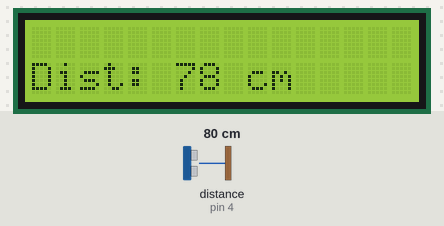
The sketch below on a simulated Arduino Uno, built with avr-gcc and run on an emulated ATmega328P. Shown: 16×2 character LCD. Wiring (inferred from the names in the program): ultrasonic range finder: trigger pin 3; echo pin 4. The test bench sets the inputs (shaded band); at power-on: distance to the obstacle (sensor on pin 4) 80 cm. The echo pulse lasts 58.3 µs per cm; what the sketch prints to the serial monitor is not drawn.

Above: at 1.2 s.
1.3 s: distance to the obstacle (sensor on pin 4) set to 2 cm
At 2.5 s:
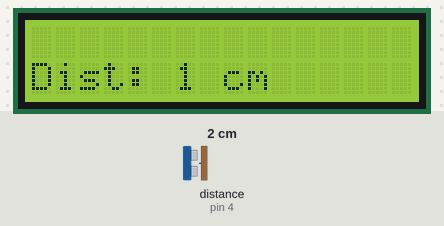
3.2 s: distance to the obstacle (sensor on pin 4) set to 4 cm
At 4.7 s:
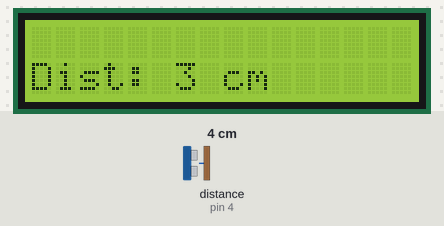
5.3 s: distance to the obstacle (sensor on pin 4) set to 9 cm
At 6.9 s:
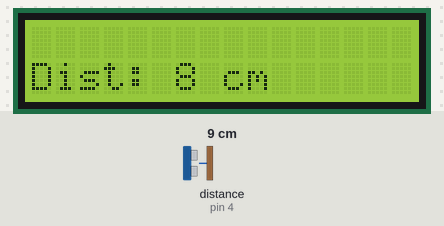
Timing chart, 0 to 8.4 s (numbered marks = the images above; inputs shaded):
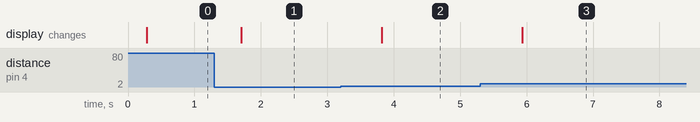

The sketch:

sketch_oct14a.ino
```cpp
#include <Wire.h>
#include<LiquidCrystal_I2C.h>

int TRIG = 3;
int ECHO = 4;
int DISTANCIA;
int DURACION;

int ultimaDistancia = 0;

LiquidCrystal_I2C lcd(0x27,16,2);


void setup()
{

  pinMode(TRIG, OUTPUT);
  pinMode(ECHO, INPUT);
 Serial.begin(9600);
 lcd.init();
 lcd.backlight();
}

void loop()
{
  digitalWrite(TRIG,HIGH);
  delayMicroseconds(10);
  digitalWrite(TRIG,LOW);

  DURACION = pulseIn(ECHO, HIGH);
  DISTANCIA = (DURACION *0.034)/2;
  Serial.println(DISTANCIA);
  delay(200);
  if (DISTANCIA != ultimaDistancia)
  {
    lcd.clear();
    lcd.setCursor(0,1);
    lcd.print("Dist: ");
    lcd.print(DISTANCIA);
    lcd.print(" cm");
    ultimaDistancia = DISTANCIA;
  }

  delay(500);

}
```

Measured:
- after the input at 1.3 s, the display: changes after 0.40 s (image 1)
- after the input at 3.2 s, the display: changes after 0.62 s (image 2)
- after the input at 5.3 s, the display: changes after 0.63 s (image 3)
